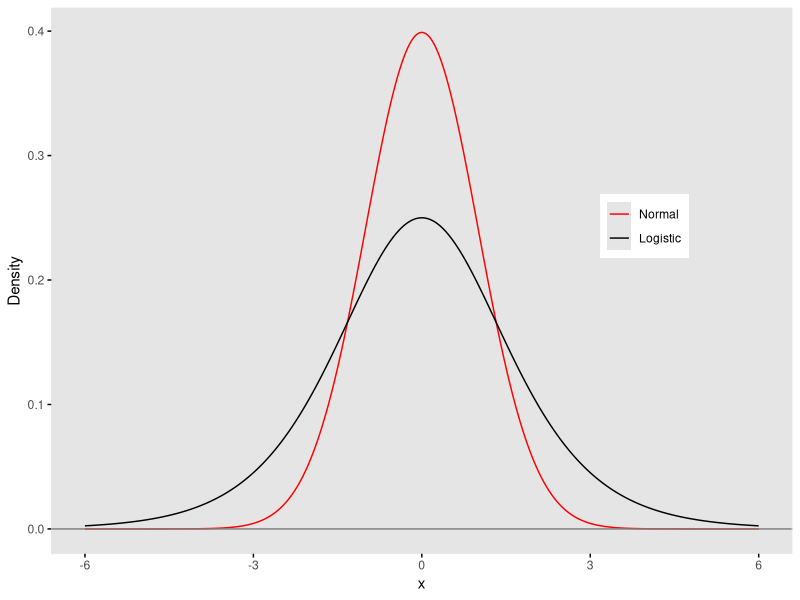
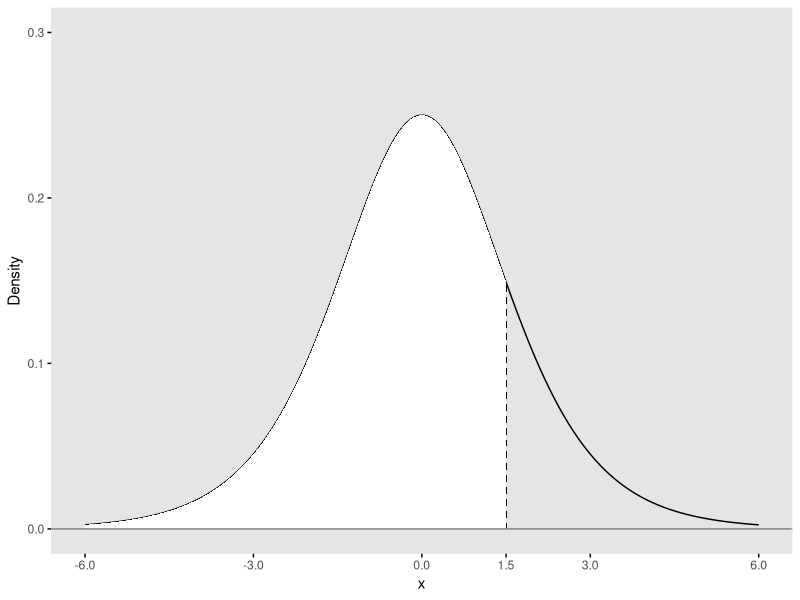
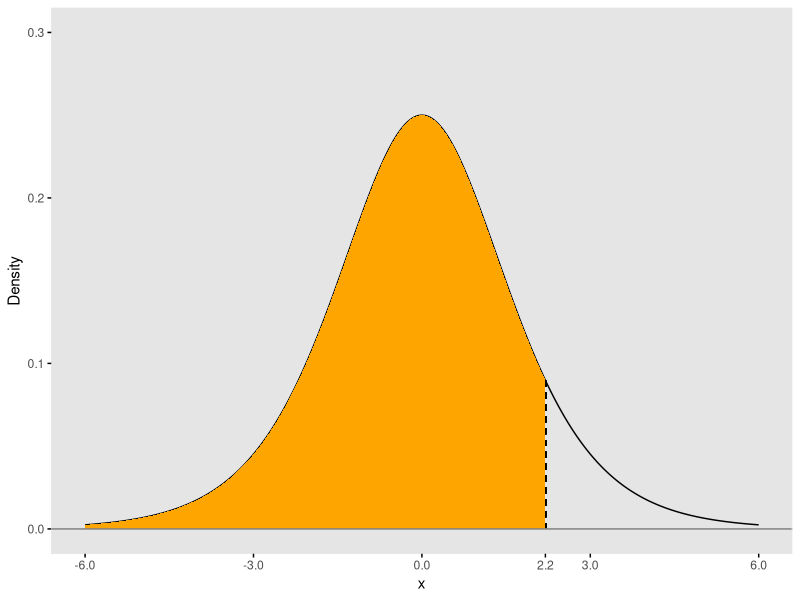

R code for these plots, in order:
## ---- chunk 1

library(ggplot2)
library(data.table)

my_theme <- function() {
  theme(panel.background = element_rect(fill = "grey90"), 
        panel.grid = element_blank(), 
        axis.ticks = element_line(colour = "black"), 
        panel.spacing = unit(0.25, "lines"), 
        plot.title = element_text(size = 12, vjust = 0.5, hjust = 0), 
        panel.border = element_rect(fill = NA, colour = "gray90"))
}

x <- seq(-6, 6, length = 1000)
yNorm <- dnorm(x, 0, 1) 
yLogis <- dlogis(x, location = 0, scale = 1)

dt <- data.table(x, yNorm, yLogis)
dtm <- melt(dt, id.vars = "x", value.name = "Density")

ggplot(data = dtm) +
  geom_line(aes(x = x, y = Density, color = variable)) +
  geom_hline(yintercept = 0, color = "grey50") +
  my_theme() +
  scale_color_manual(values = c("red", "black"), 
                     labels=c("Normal", "Logistic")) +
  theme(legend.position = c(0.8, 0.6),
        legend.title = element_blank())

## ---- chunk 2
xGrpA <- 1.5

ggplot(data = dtm[variable == "yLogis"], aes(x = x, y = Density)) +
  geom_line() +
  geom_segment(x = xGrpA, y = 0, xend = xGrpA, yend = dlogis(xGrpA), lty = 2) +
  geom_area(mapping = aes(ifelse(x < xGrpA, x, xGrpA)), fill = "white") +
  geom_hline(yintercept = 0, color = "grey50") +
  ylim(0, 0.3) +
  my_theme() +
  scale_x_continuous(breaks = c(-6, -3, 0, xGrpA, 3, 6))
  
## ---- chunk 3
(p_A <- plogis(xGrpA))
## ---- chunk 4
xGrpB <- 2.2

ggplot(data = dtm[variable == "yLogis"], aes(x=x, y=Density)) +
  geom_line() +
  geom_segment(x=xGrpB, y=0, xend=xGrpB, yend=dlogis(xGrpB), lty = 2) +
  geom_area(mapping = aes(ifelse(x < xGrpB, x, xGrpB)), fill = "orange") +
  geom_hline(yintercept=0, color="grey50") +
  ylim(0,.3) +
  my_theme() +
  scale_x_continuous(breaks = c(-6, -3, 0, xGrpB, 3, 6))
## ---- chunk 5
(p_B <- plogis(xGrpB))
## ---- chunk 6
(logodds_A <- log(p_A / (1 - p_A) ))
## ---- chunk 7
(logodds_B <- log(p_B / (1 - p_B) ))
## ---- chunk 8
n = 5000
set.seed(999)

# Stochastic step

xlatent <- rlogis(n, location = 0, scale = 1)

# Deterministic part

grp <- rep(c("A","B"), each = n / 2)

dt <- data.table(id = 1:n, grp, xlatent, y = 0)
dt[grp == "A" & xlatent <= xGrpA, y := 1]
dt[grp == "B" & xlatent <= xGrpB, y := 1]

# Look at the data

dt
## ---- chunk 9
dt[, round(mean(y), 2), keyby = grp]
## ---- chunk 10
library(broom)
glmfit <- glm(y ~ grp, data = dt, family = "binomial")
tidy(glmfit, quick = TRUE)
